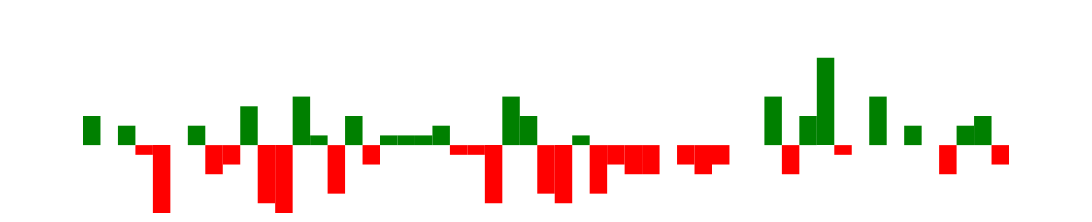

Express this chart as Vega-Lite.
### Vega specification from a JSON file in a GitHub repository (floating-point values rounded to 4 significant figures)
{"$schema": "https://vega.github.io/schema/vega/v5.json", "width": 250, "height": 40, "padding": 0, "data": [{"name": "table", "values": [{"game": "g1", "diff": 3}, {"game": "g2", "diff": 0}, {"game": "g3", "diff": 2}, {"game": "g4", "diff": -1}, {"game": "g5", "diff": -7}, {"game": "g6", "diff": 0}, {"game": "g7", "diff": 2}, {"game": "g8", "diff": -3}, {"game": "g9", "diff": -2}, {"game": "g10", "diff": 4}, {"game": "g11", "diff": -6}, {"game": "g12", "diff": -7}, {"game": "g13", "diff": 5}, {"game": "g14", "diff": 1}, {"game": "g15", "diff": -5}, {"game": "g16", "diff": 3}, {"game": "g17", "diff": -2}, {"game": "g18", "diff": 1}, {"game": "g19", "diff": 1}, {"game": "g20", "diff": 1}, {"game": "g21", "diff": 2}, {"game": "g22", "diff": -1}, {"game": "g23", "diff": -1}, {"game": "g24", "diff": -6}, {"game": "g25", "diff": 5}, {"game": "g26", "diff": 3}, {"game": "g27", "diff": -5}, {"game": "g28", "diff": -6}, {"game": "g29", "diff": 1}, {"game": "g30", "diff": -5}, {"game": "g31", "diff": -2}, {"game": "g32", "diff": -3}, {"game": "g33", "diff": -3}, {"game": "g34", "diff": 0}, {"game": "g35", "diff": -2}, {"game": "g36", "diff": -3}, {"game": "g37", "diff": -2}, {"game": "g38", "diff": 0}, {"game": "g39", "diff": 0}, {"game": "g40", "diff": 5}, {"game": "g41", "diff": -3}, {"game": "g42", "diff": 3}, {"game": "g43", "diff": 9}, {"game": "g44", "diff": -1}, {"game": "g45", "diff": 0}, {"game": "g46", "diff": 5}, {"game": "g47", "diff": 0}, {"game": "g48", "diff": 2}, {"game": "g49", "diff": 0}, {"game": "g50", "diff": -3}, {"game": "g51", "diff": 2}, {"game": "g52", "diff": 3}, {"game": "g53", "diff": -2}]}], "signals": [{"name": "tooltip", "value": {}, "on": [{"events": "rect:mouseover", "update": "datum"}, {"events": "rect:mouseout", "update": "{}"}]}], "scales": [{"name": "xscale", "type": "band", "domain": {"data": "table", "field": "game"}, "range": "width", "padding": 0.05, "round": true}, {"name": "yscale", "domain": {"data": "table", "field": "diff"}, "nice": true, "range": "height"}], "axes": [{"orient": "bottom", "scale": "xscale", "labels": false, "ticks": false}, {"orient": "right", "scale": "yscale", "labels": false, "ticks": false}], "marks": [{"type": "rect", "from": {"data": "table"}, "encode": {"enter": {"x": {"scale": "xscale", "field": "game"}, "width": {"scale": "xscale", "band": 1}, "y": {"scale": "yscale", "field": "diff"}, "y2": {"scale": "yscale", "value": 0}, "fill": [{"test": "datum.diff > 0", "value": "green"}, {"value": "red"}]}, "update": {"fill": [{"test": "datum.diff > 0", "value": "green"}, {"value": "red"}]}, "hover": {"fill": {"value": "black"}}}}, {"type": "text", "encode": {"enter": {"align": {"value": "center"}, "baseline": {"value": "bottom"}, "fill": {"value": "#333"}}, "update": {"x": {"scale": "xscale", "signal": "tooltip.game", "band": 0.5}, "y": {"scale": "yscale", "signal": "tooltip.diff", "offset": 0.05}, "text": {"signal": "tooltip.diff"}, "fillOpacity": [{"test": "datum === tooltip", "value": 0}, {"value": 1}]}}}], "config": {}}
